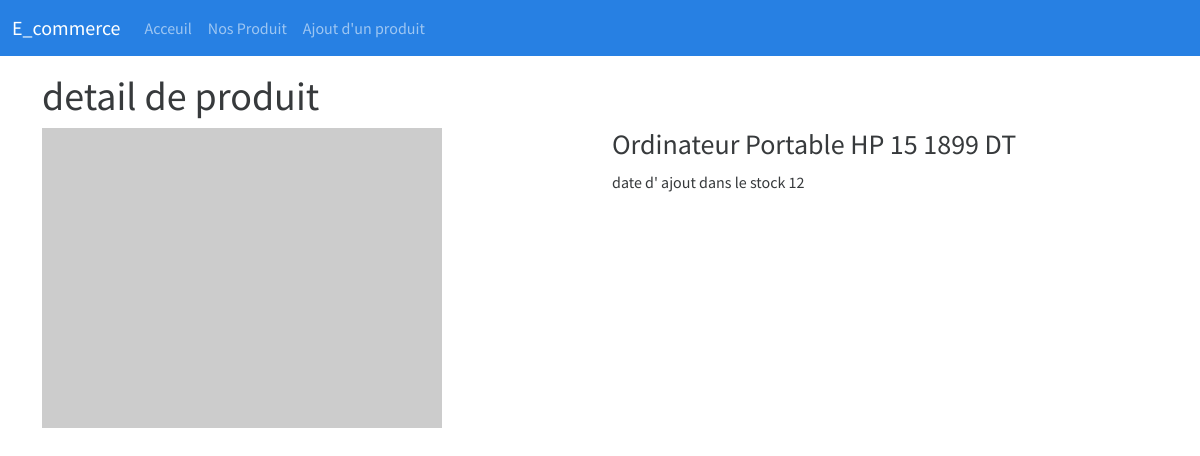
Screenshot of /controller/detail.php?id=1 with the database file from the repository.
### tables this page shows
CREATE TABLE `produits` (
  `id` int NOT NULL,
  `libelle` varchar(255) NOT NULL,
  `prix` decimal(10,0) NOT NULL,
  `image` varchar(255) NOT NULL,
  `quantite` int NOT NULL,
  `date_ajout` date NOT NULL
);

### controller/detail.php (called while the page is built)
<?php
require_once "../model/crud_produits.php";
$crud = new crud_produits();
$id=$_GET["id"];
$produit = $crud->find($id);
include "../view/detail.php";

### config.php (called while the page is built)
<?php
class config
{
    private $connexion;
    public function __construct()
    {
        $dsn = "mysql:host=localhost;dbname=e_commerce";
        $username = "root";
        $pw = "";
        try {
            $this->connexion = new PDO($dsn, $username, $pw);
        } catch (PDOException $e) {
            exit("Problème de connexion !!!" . $e->getMessage());
        }
    }
    public function getConnexion()
    {
        return $this->connexion;
    }
}

### model/crud_produits.php (called while the page is built, shortened)
<?php
require_once "../config.php";
class crud_produits
{
    private $pdo;
    function __construct()
    {
        $obj = new config();
        $this->pdo = $obj->getConnexion();
    }
    function find($id) {
        $sql = "select * from produits where id =".$id;
        $res = $this->pdo->query($sql);
        return $res->fetch(PDO::FETCH_NUM);
    }
}

### view/detail.php (the view, shortened to what this page needs)
<div class="row">
    <div class="col-6">
        <img src="<?= $produit[3] ?>" alt="">
    </div>
    <div class="col-6">
        <h3><?= $produit[1] ?> <?= $produit[2] ?> DT</h3>
        <p>date d' ajout dans le stock <?= $produit[4] ?> </p>
    </div>
</div>
<?php
include "layout.php";

### rows the page displays
produits: libelle "Ordinateur Portable HP 15", prix "1899", quantite "12"

### other values shown
$titre "detail de produit"
